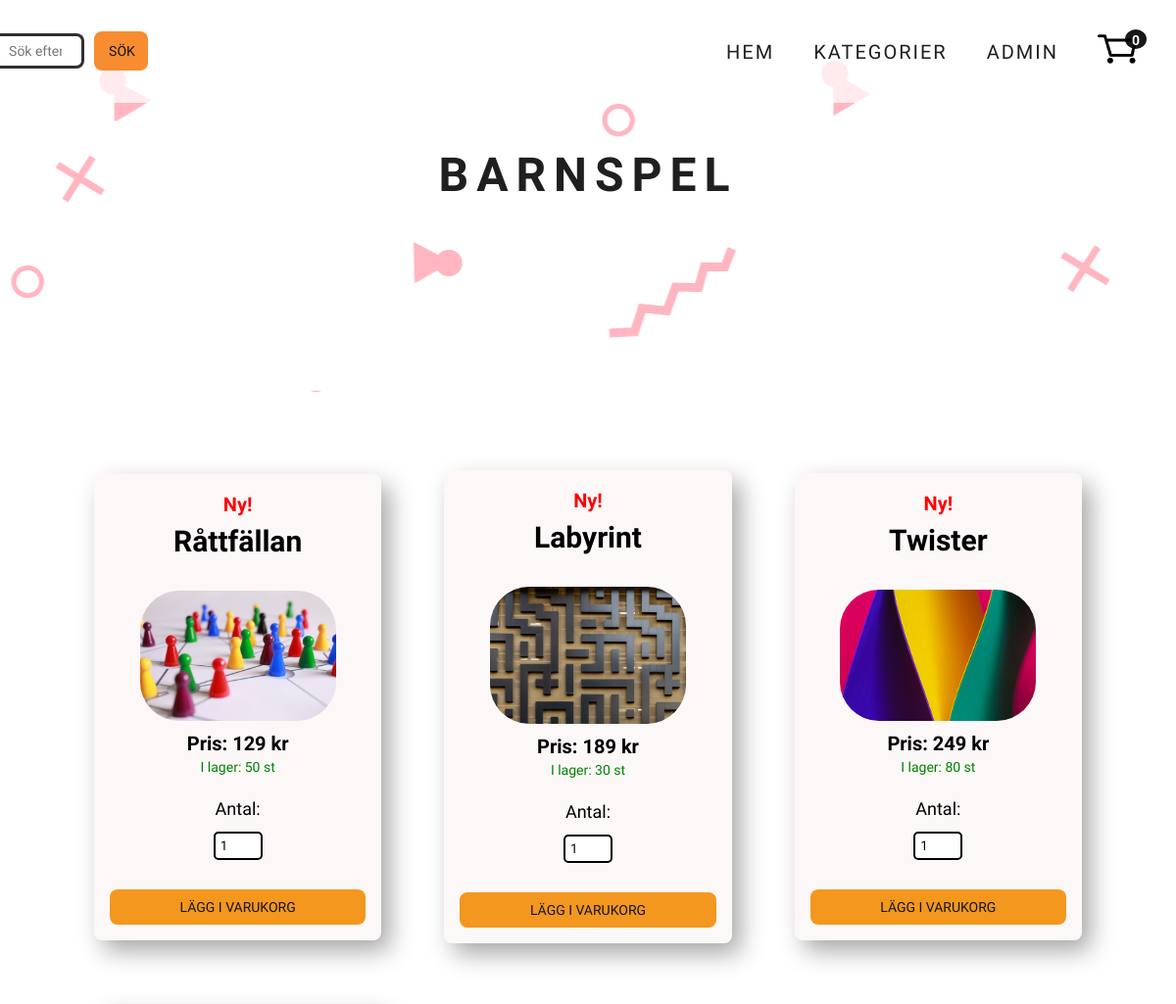
Before: /categorypage/categorypage.php?id=2 (upper part) with the older database file.
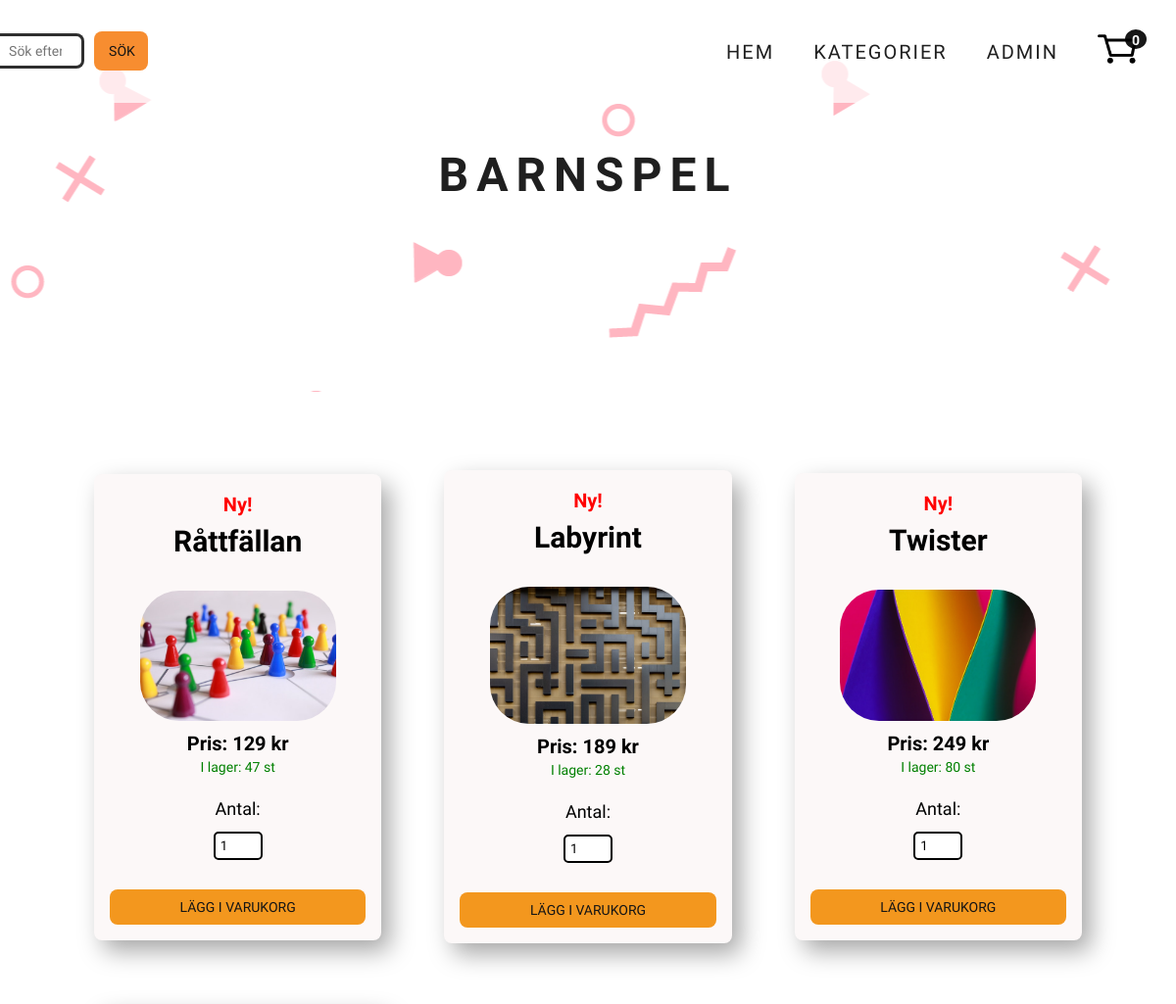
After: the same page with the newer database file.
### tables this page shows
CREATE TABLE `webshop_products` (
  `productid` int(11) NOT NULL,
  `categoryid` int(11) NOT NULL,
  `title` varchar(500) NOT NULL,
  `description` varchar(1000) NOT NULL,
  `price` decimal(10,0) NOT NULL,
  `quantity` int(11) NOT NULL,
  `productimg` varchar(1000) NOT NULL,
  `date` datetime NOT NULL DEFAULT CURRENT_TIMESTAMP
);

### categorypage/categorypage.php (the view, shortened to what this page needs)
<?php
require_once '../second_header_extern.php';
require_once '../config/db.php';
  if(isset($_GET['id'])){
  $currentCategory = htmlspecialchars($_GET['id']);
} else {
  $currentCategory = 1;
};
$stmt = $db->prepare("SELECT * FROM webshop_products WHERE categoryid = $currentCategory");
$stmt->execute();
$statement = $db->prepare("SELECT `categoryid`, `category`
FROM `webshop_categories` WHERE categoryid = $currentCategory");
$statement->execute();
while ($rowCategory = $statement->fetch(PDO::FETCH_ASSOC)){
$category = htmlspecialchars($rowCategory['category']);
}
$sqlDate = "SELECT * FROM webshop_products WHERE quantity > 0 ORDER BY date ASC LIMIT 3";
$stmtDate = $db->prepare($sqlDate);
$stmtDate->execute();
?>
<section>
  <h1 class="category_name"><?php echo $category ?></h1>
  </header>
  <main>
  <div class="product_container">
    <?php
    while ($outletRow = $stmtDate->fetch(PDO::FETCH_ASSOC)) :
      $outletProductid[] = $outletRow['productid'];
    endwhile;
    while ($row = $stmt->fetch(PDO::FETCH_ASSOC)) :
      $title = htmlspecialchars($row['title']);
      $price = htmlspecialchars($row['price']);
      $productid = htmlspecialchars($row['productid']);
      $quantity = htmlspecialchars($row['quantity']);
      $date = htmlspecialchars($row['date']);
      $productimg = unserialize($row['productimg']);
      $percentage = 0.9;
      $outletPrice = ceil($price * $percentage);
      $savings = $price - $outletPrice;
        $any_items = "I lager: " . $quantity . " st";
            $now = date("yy-m-d");
            $dateNow=date_create($now);
            $dateProd=date_create($date);
            $diff=date_diff($dateProd,$dateNow);
            $diffDays = $diff->format('%R%a days');
            if($diffDays < 7){
                    if ($quantity == "0") {
                      echo "";
                  } else {
                    echo
                    "<div class='product_card'>
                    <h3 class='product_price-new'>Ny!</h3>
                          <a href= '../product/product_info.php? id=$productid'
                          class='product_title'>$title</a>";
                          if(!empty($productimg) && $productimg[0] !== ""){
                            echo "<img src='../images/$productimg[0]' class='product_img'>";
                            }
                          echo "<span class='product_price'>Pris: $price kr</span>
                          <p class='any-items'>$any_items</p>
                          <p class='hidden-price' style='display:none'>$price</p>
                          <p class='hidden-quantity' style='display:none;'>$quantity</p>
                          <p class='hidden-productid' style='display:none'>$productid</p>
                          <label for='cartQty'>Antal:</label>
                          <input type='number' onkeydown='javascript: return event.keyCode === 8 ||
                          event.keyCode === 46 ? true : !isNaN(Number(event.key))' id='cartQty' name='cartQty' class='cartQty' min='1' max='$quantity' value='1'>
                     <button class='cart-btn product_card-btn'>Lägg i varukorg</button>";
                  }
                echo "</div>";
            }else if(in_array($productid, $outletProductid)) {
                    if ($quantity == "0") {
                     echo "";
                  }else{
                    echo
              "<div class='product_card'>
              <p class='product_price-outlet'>Pris: $outletPrice kr</p>
                    <a href= '../product/product_info.php? id=$productid'
                    class='product_title'>$title</a>";
                    if(!empty($productimg) && $productimg[0] !== ""){
                      echo "<img src='../images/$productimg[0]' class='product_img'>";
                      }
                    echo "
                    <p class='product_price-old'>Normalpris: $price kr</p>
                    <p class='product_price-savings'>Du sparar: $savings kr! (-10%) </p>
                    <p class='any-items'>$any_items</p>
                    <p class='hidden-price' style='display:none;'>$price</p>
                    <p class='hidden-outletPrice' style='display:none;'>$outletPrice</p>
                    <p class='hidden-quantity' style='display:none;'>$quantity</p>
                    <p class='hidden-productid' style='display:none'>$productid</p>
                    <label for='cartQty'>Antal:</label>
                    <input type='number' onkeydown='javascript: return event.keyCode === 8 ||
                    event.keyCode === 46 ? true : !isNaN(Number(event.key))' id='cartQty' name='cartQty' class='cartQty' min='1' max='$quantity' value='1'>
                     <button class='cart-btn product_card-btn'>Lägg i varukorg</button>";
                  }
                echo "</div>";
            }
    endwhile;
    ?>
  <br>
  <br>
<?php require_once '../footer.php'; ?>

Changed rows visible on the page:
changed webshop_products "Råttfällan": quantity "I lager: 50 st" → "I lager: 47 st"
changed webshop_products "Labyrint": quantity "I lager: 30 st" → "I lager: 28 st"
